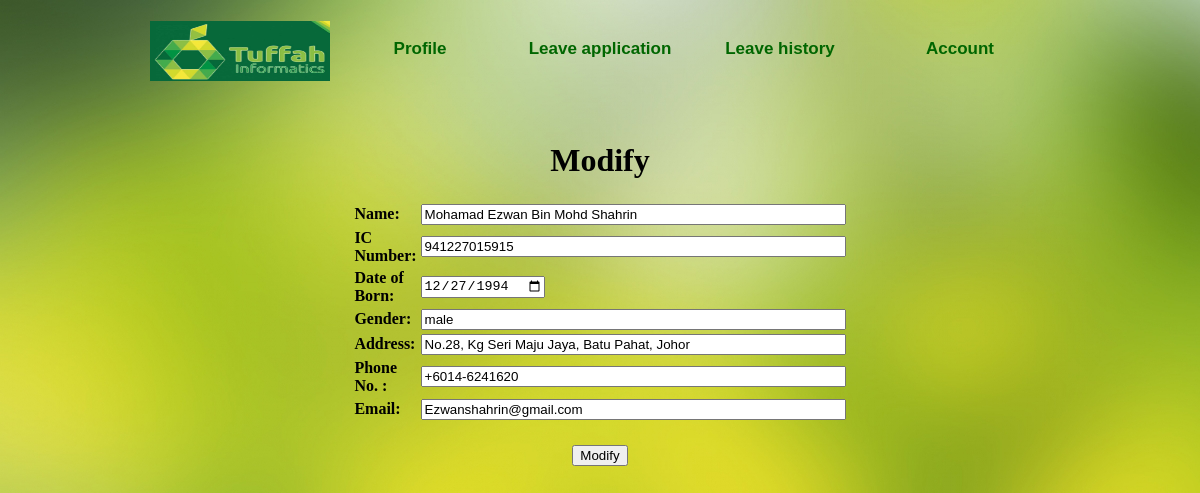
/login/Modify.php?Modify=1, run on the app's committed database.
### tables this page shows
CREATE TABLE `staff` (
  `StaffID` int(11) NOT NULL AUTO_INCREMENT,
  `StaffName` varchar(50) DEFAULT NULL,
  `StaffIC` varchar(50) DEFAULT NULL,
  `StaffDOB` date DEFAULT NULL,
  `StaffGender` varchar(11) DEFAULT NULL,
  `StaffAddress` varchar(50) DEFAULT NULL,
  `StaffContactNo` varchar(50) DEFAULT NULL,
  `StaffEmail` varchar(50) DEFAULT NULL,
  `StaffType` varchar(11) DEFAULT NULL,
  `StaffUsername` varchar(20) DEFAULT NULL,
  `StaffPassword` varchar(20) DEFAULT NULL,
  `Year` int(4) DEFAULT NULL,
  `LeaveBal` int(2) DEFAULT NULL,
  PRIMARY KEY (`StaffID`)
);

### login/Modify.php (the view, shortened to what this page needs)
<!DOCTYPE html PUBLIC "-//W3C//DTD XHTML 1.0 Transitional//EN" "http://www.w3.org/TR/xhtml1/DTD/xhtml1-transitional.dtd">
<html xmlns="http://www.w3.org/1999/xhtml">
<head>
<link href="Layout.css" rel="stylesheet" type="text/css" />
<link href="Menu.css" rel="stylesheet" type="text/css" />
</head>
<body m background="blur.jpg">
<div id="Container">
<nav>
<ul>
    <li><img src="tuffah1.jpg" width="180" height="60" /></li>
	<li><b><a href="profile admin.php">Profile</a></b></li>
    <li><b><a href="leave application admin.php">Leave application</a></b></li>
    <li><b><a href="leave History.php">Leave history</a></b></li>
    <li><b><a href="account admin.php">Account</a></b></li>
</ul>
</nav>
<div id="Footer">
</div>
</div>
<?php
if(isset($_GET['Modify']))
{
	$id = $_GET['Modify'];
	$sql = mysql_query("SELECT * FROM staff WHERE StaffID= $id");
	$row = mysql_fetch_array($sql);
}
?>
<center>
<h1>Modify</h1>
<form action="Modify.php" method="POST">
<table border="0" width="400">
<tr><td><b>Name:</b></td><td> <input size="50" type="text" name="StaffName" value="<?php echo $row['StaffName'];?>"/></td></tr>
<tr><td><b>IC Number:</b></td><td> <input size="50" type="text" name="StaffIC" value="<?php echo $row['StaffIC'];?>"/></td></tr>
<tr><td><b>Date of Born:</b></td><td> <input size="50" type="date" name="StaffDOB" value="<?php echo $row['StaffDOB'];?>"/></td></tr>
<tr><td><b>Gender:</b></td><td> <input size="50" type="text" name="StaffGender" value="<?php echo $row['StaffGender'];?>"/></td></tr>
<tr><td><b>Address:</b></td><td> <input size="50" type="text" name="StaffAddress" value="<?php echo $row['StaffAddress'];?>"/></td></tr>
<tr><td><b>Phone No. :</b></td><td> <input size="50" type="text" name="StaffContactNo" value="<?php echo $row['StaffContactNo'];?>"/></td></tr>
<tr><td><b>Email:</b></td><td> <input size="50" type="text" name="StaffEmail" value="<?php echo $row['StaffEmail'];?>"/></td></tr>
<tr><td></td><td> <input  type="hidden" name="ID" value="<?php echo $id;?>"/></td></tr>
</table><br /><tr><td colspan="2"><center>
<input type="submit" name="submit" value="Modify"/></center></td></tr>
</form>

### login/Layout.css (style rules this page uses)
body { margin:0; padding:0; }
#Container { width:980px; height:auto; margin-left:150px; margin-right:150px; margin-top:21px; margin-bottom:21px; }
#Footer { height:100px; }

### login/Menu.css (style rules this page uses)
nav ul { margin:0; padding:0; }
nav ul li { list-style-type:none; float:left; display:block; width:180px; height:60px; text-align:center; line-height:55px; font-family:Arial, Helvetica, sans-serif; font-size:17px; }
nav ul li a { text-decoration:none; color:#006600; }

### data on the page
staff: StaffName "Mohamad Ezwan Bin Mohd Shahrin", StaffIC "941227015915", StaffDOB "12/27/1994", StaffGender "male", StaffAddress "No.28, Kg Seri Maju Jaya, Batu Pahat, Johor", StaffContactNo "+6014-6241620", StaffEmail "Ezwanshahrin@gmail.com"
